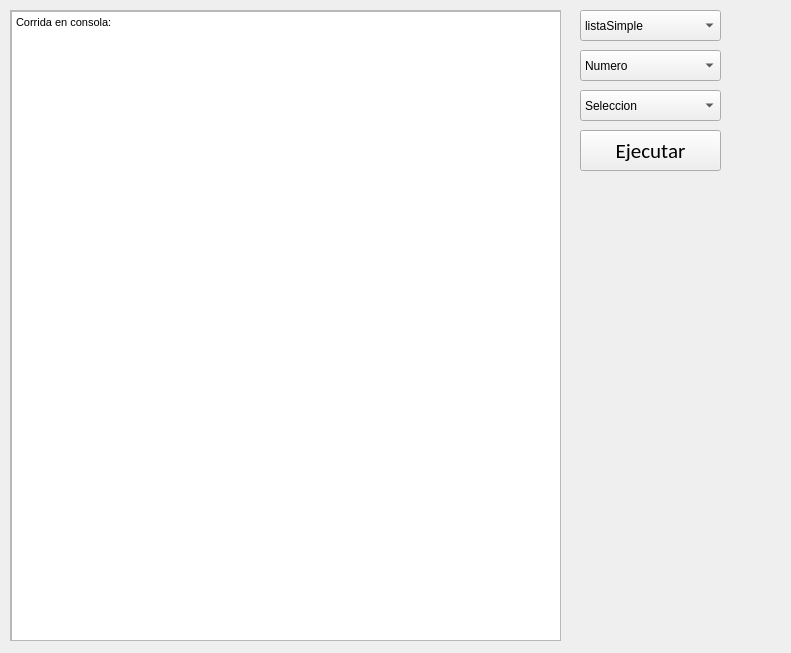
<?xml version="1.0" encoding="UTF-8"?>
<ui version="4.0">
 <class>Widget</class>
 <widget class="QWidget" name="Widget">
  <property name="geometry">
   <rect>
    <x>0</x>
    <y>0</y>
    <width>791</width>
    <height>653</height>
   </rect>
  </property>
  <property name="windowTitle">
   <string>Widget</string>
  </property>
  <widget class="QScrollArea" name="scrollArea">
   <property name="geometry">
    <rect>
     <x>10</x>
     <y>10</y>
     <width>551</width>
     <height>631</height>
    </rect>
   </property>
   <property name="widgetResizable">
    <bool>true</bool>
   </property>
   <widget class="QWidget" name="scrollAreaWidgetContents">
    <property name="geometry">
     <rect>
      <x>0</x>
      <y>0</y>
      <width>549</width>
      <height>629</height>
     </rect>
    </property>
    <widget class="QTextBrowser" name="textBrowser">
     <property name="geometry">
      <rect>
       <x>0</x>
       <y>0</y>
       <width>551</width>
       <height>631</height>
      </rect>
     </property>
     <property name="html">
      <string>&lt;!DOCTYPE HTML PUBLIC &quot;-//W3C//DTD HTML 4.0//EN&quot; &quot;http://www.w3.org/TR/REC-html40/strict.dtd&quot;&gt;
&lt;html&gt;&lt;head&gt;&lt;meta name=&quot;qrichtext&quot; content=&quot;1&quot; /&gt;&lt;style type=&quot;text/css&quot;&gt;
p, li { white-space: pre-wrap; }
&lt;/style&gt;&lt;/head&gt;&lt;body style=&quot; font-family:'MS Shell Dlg 2'; font-size:8.25pt; font-weight:400; font-style:normal;&quot;&gt;
&lt;p style=&quot; margin-top:0px; margin-bottom:0px; margin-left:0px; margin-right:0px; -qt-block-indent:0; text-indent:0px;&quot;&gt;Corrida en consola:&lt;/p&gt;&lt;/body&gt;&lt;/html&gt;</string>
     </property>
    </widget>
   </widget>
  </widget>
  <widget class="QComboBox" name="comboBox">
   <property name="geometry">
    <rect>
     <x>580</x>
     <y>10</y>
     <width>141</width>
     <height>31</height>
    </rect>
   </property>
   <item>
    <property name="text">
     <string>listaSimple</string>
    </property>
   </item>
   <item>
    <property name="text">
     <string>listaDoble</string>
    </property>
   </item>
   <item>
    <property name="text">
     <string>listaDobleCircular</string>
    </property>
   </item>
   <item>
    <property name="text">
     <string>cola</string>
    </property>
   </item>
   <item>
    <property name="text">
     <string>pila</string>
    </property>
   </item>
  </widget>
  <widget class="QComboBox" name="comboBox_2">
   <property name="geometry">
    <rect>
     <x>580</x>
     <y>50</y>
     <width>141</width>
     <height>31</height>
    </rect>
   </property>
   <item>
    <property name="text">
     <string>Numero</string>
    </property>
   </item>
   <item>
    <property name="text">
     <string>Letra</string>
    </property>
   </item>
   <item>
    <property name="text">
     <string>Palabra</string>
    </property>
   </item>
   <item>
    <property name="text">
     <string>Persona</string>
    </property>
   </item>
  </widget>
  <widget class="QComboBox" name="comboBox_3">
   <property name="geometry">
    <rect>
     <x>580</x>
     <y>90</y>
     <width>141</width>
     <height>31</height>
    </rect>
   </property>
   <item>
    <property name="text">
     <string>Seleccion</string>
    </property>
   </item>
   <item>
    <property name="text">
     <string>Insercion</string>
    </property>
   </item>
   <item>
    <property name="text">
     <string>Burbuja</string>
    </property>
   </item>
   <item>
    <property name="text">
     <string>Burbuja Bidireccional</string>
    </property>
   </item>
   <item>
    <property name="text">
     <string>Shell</string>
    </property>
   </item>
   <item>
    <property name="text">
     <string>HeapSort</string>
    </property>
   </item>
   <item>
    <property name="text">
     <string>MergeSort</string>
    </property>
   </item>
   <item>
    <property name="text">
     <string>RadixSort</string>
    </property>
   </item>
   <item>
    <property name="text">
     <string>BinSort</string>
    </property>
   </item>
   <item>
    <property name="text">
     <string>QuickSort</string>
    </property>
   </item>
  </widget>
  <widget class="QPushButton" name="pushButton">
   <property name="geometry">
    <rect>
     <x>580</x>
     <y>130</y>
     <width>141</width>
     <height>41</height>
    </rect>
   </property>
   <property name="font">
    <font>
     <family>Calibri</family>
     <pointsize>16</pointsize>
    </font>
   </property>
   <property name="text">
    <string>Ejecutar</string>
   </property>
  </widget>
 </widget>
 <layoutdefault spacing="6" margin="11"/>
 <resources/>
 <connections/>
</ui>
